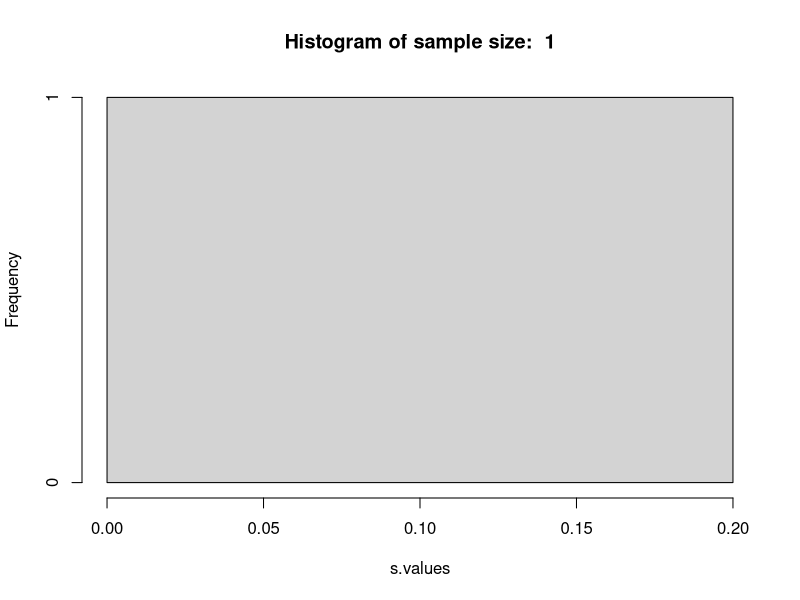
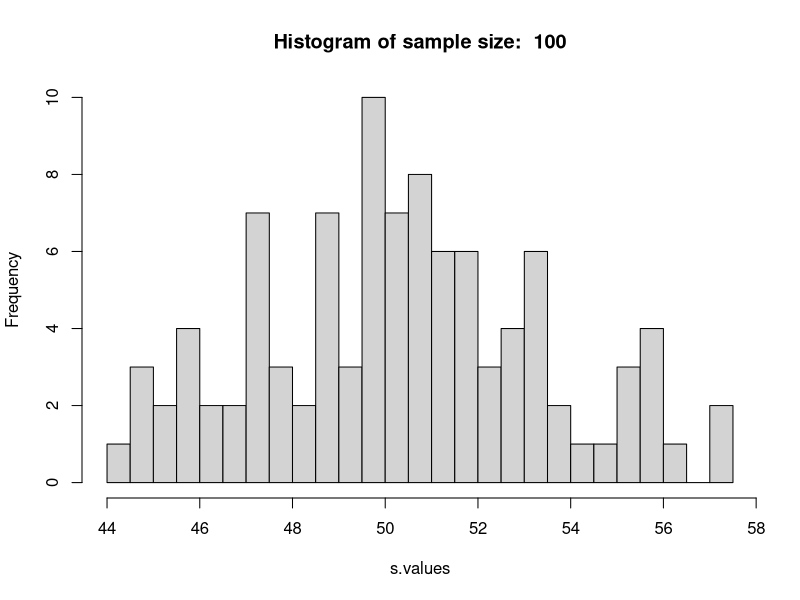
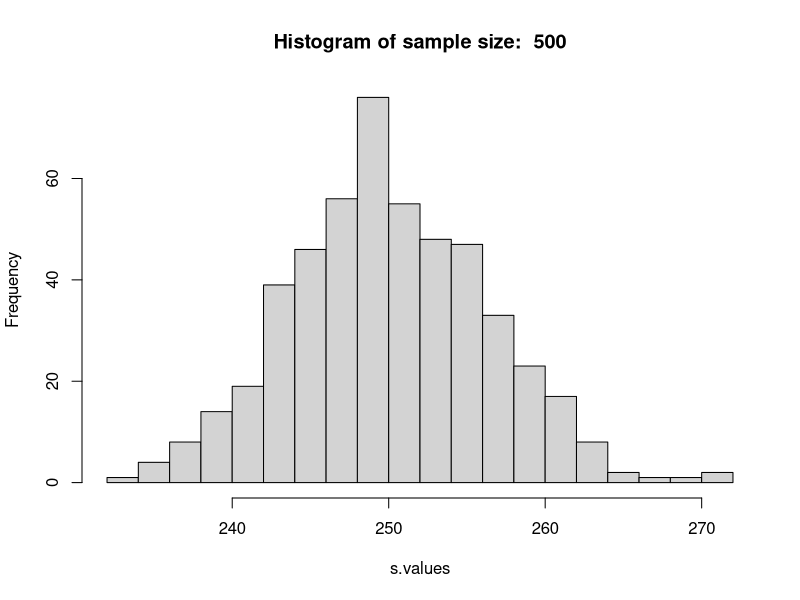
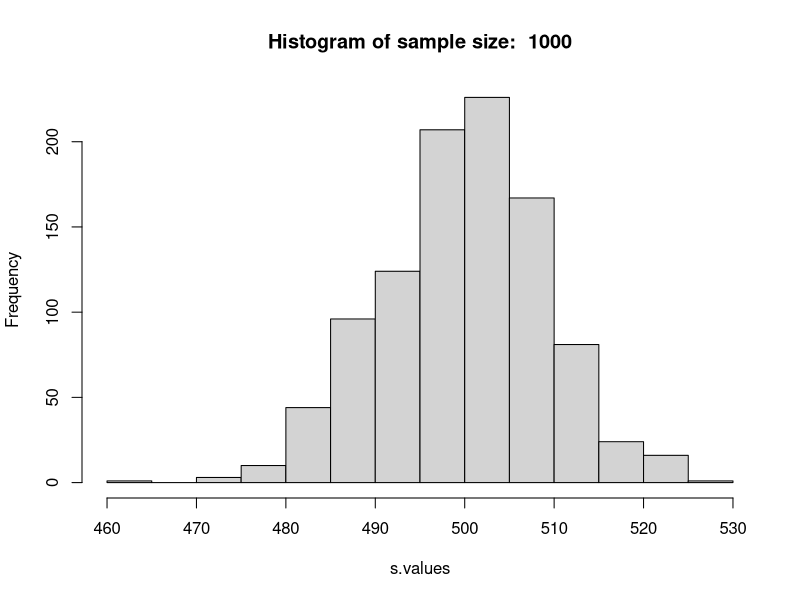
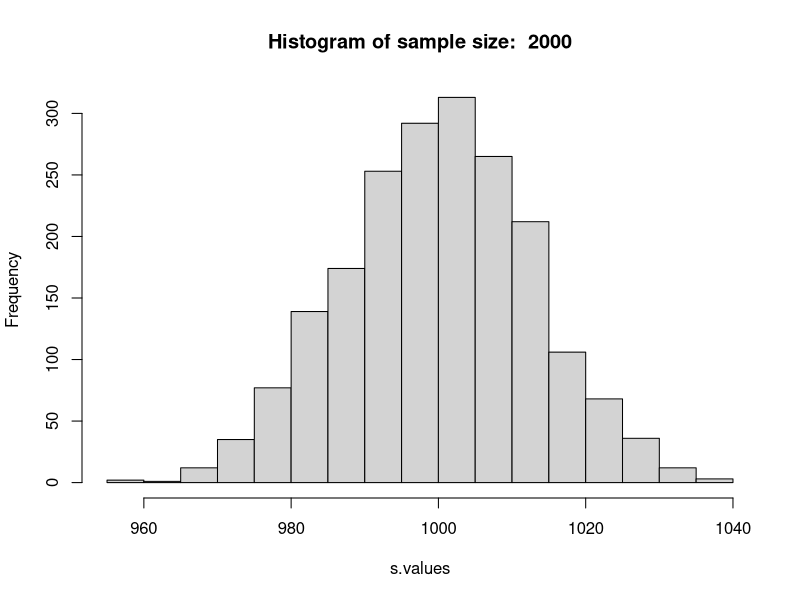

The R script that drew these images, in order:
## ---- chunk 1
knitr::opts_chunk$set(echo = TRUE)
## ---- chunk 2
N <- 1  # the number of i.i.d. variables X we are going to sum

# how many times we are going to repeat the "experiment" (see the text above for what we now call an experiment):
#n.repeats <- 1000
s.values <- numeric() # we will use this vector to store the value of the sum, s, in each experiment

for (n.repeats in c(1, 100, 500, 1000, 2000)) { # repeat the experiment 'n.repeats' times

   for (i.exp in 1:n.repeats) { # repeat the experiment 'n.repeats' times
   
      # More details below. In each "experiment" we must draw the values x1, ..., xN of all the 
      # random variables we are going to sum up:
     
      ### replace with correct call: 
      x <- runif(n.repeats)
   
     # the "measured" value of the random variable S in the current experiment is the sum of x1...xN;
     # calculate it and save into the vector s.values:
      
     ### replace with correct call: 
     s.values[i.exp] <- sum(x) # ...???...
   }

   hist(s.values, breaks = 20, main = paste("Histogram of sample size: " , n.repeats))

}
